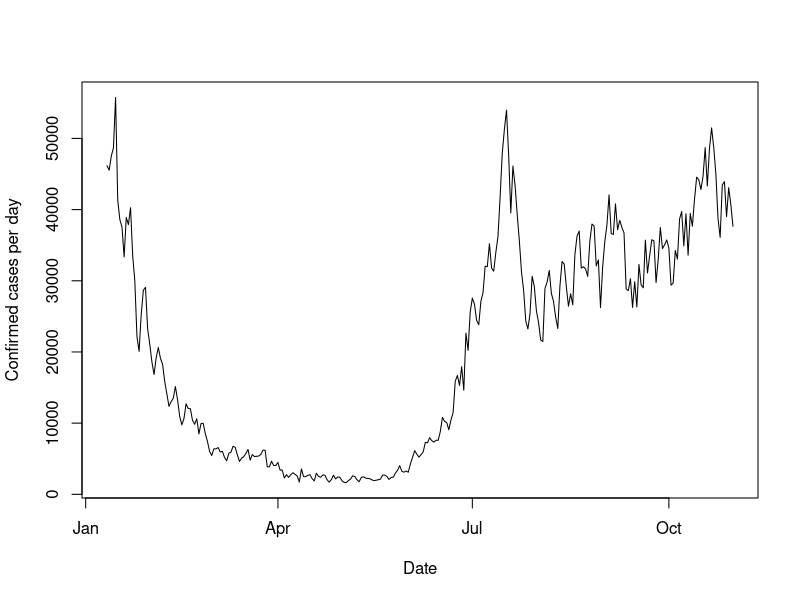
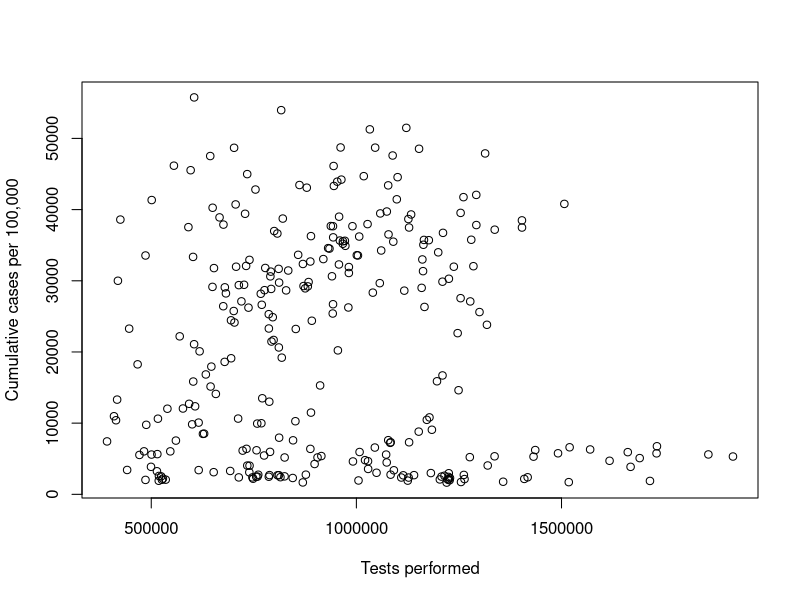

Generate these figures, in order, with R:
# Load packages
library(tidyverse)
library(mgcv)

# Load data
covid <- read_csv("data/covid.csv")

# Subset data to look at just GBR
gbr_data <- covid |> 
  filter(iso_alpha_3 == "GBR") 

# Split data to train and test sets
train_prop <- 0.8
gbr_train <- gbr_data[1:ceiling(train_prop * nrow(gbr_data)),]
gbr_test <- gbr_data[(ceiling(train_prop * nrow(gbr_data)) + 1):nrow(gbr_data),]

# Plot the data
plot(gbr_train$date, gbr_train$confirmed,
     type = "l",
     xlab = "Date", ylab = "Confirmed cases per day")

# Which other variables may be of interest?
plot(gbr_train$tests, gbr_train$confirmed,
     xlab = "Tests performed", ylab = "Cumulative cases per 100,000")

# fit a linear model using gam()
lm_gam <- gam(confirmed ~ date_obs, data = gbr_train)
coef(lm_gam)
